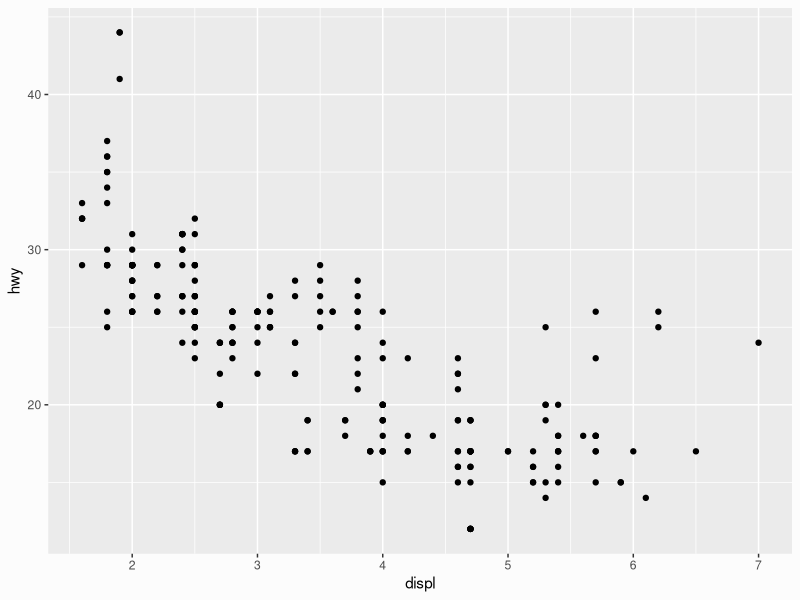

This chart was generated by the following R code:
## ---- chunk 1
knitr::opts_chunk$set(collapse = TRUE)
## ---- chunk 2
library(tidyverse)
ggplot(mpg, aes(displ, hwy)) + 
  geom_point() + 
  theme(plot.background = element_rect(
    colour = "#fcfcfc", fill = "#fcfcfc"))
